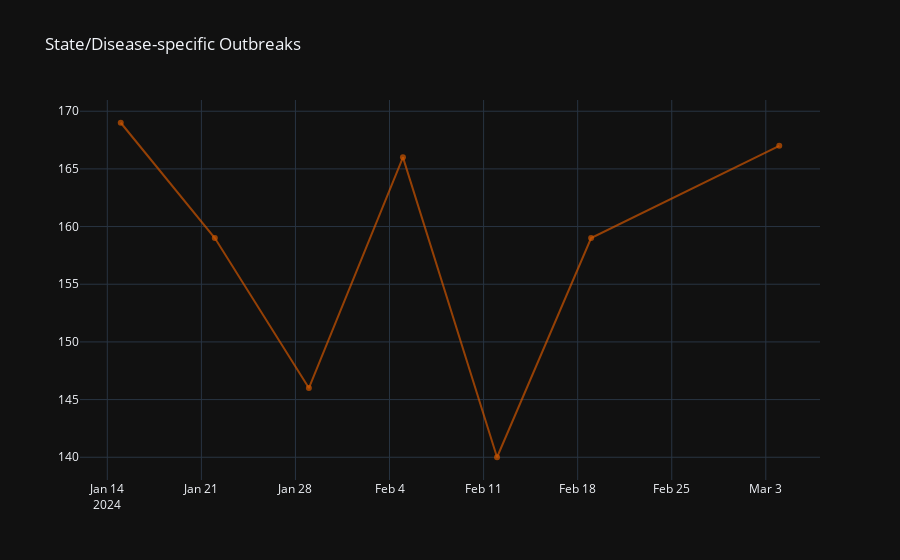

Notebook code for this chart:
### Code cell
outbreak_totals = df_outbreak.groupby('date')['potential_outbreak'].sum()

# Creating the line chart with a dark theme
fig = go.Figure(layout_template="plotly_dark")

# Adding the total potential outbreak line with a specific color
fig.add_trace(go.Scatter(
    x=outbreak_totals.index,
    y=outbreak_totals.values,
    mode='lines+markers',
    name='Total Potential Outbreaks',
    line=dict(color='rgba(204,85,0,0.7)'),  # Burnt orange color for the line
))

# Update layout
fig.update_layout(
    title='State/Disease-specific Outbreaks',
    #xaxis_title='',
    #yaxis_title='Count',
)

fig.show()

### Figure 1 — Plotly figure (JSON) as saved in the notebook; plotly's stock layout.template omitted (floating-point values rounded to 4 significant figures)
{"data": [{"line": {"color": "rgba(204,85,0,0.7)"}, "mode": "lines+markers", "name": "Total Potential Outbreaks", "type": "scatter", "x": ["2024-01-15T00:00:00", "2024-01-22T00:00:00", "2024-01-29T00:00:00", "2024-02-05T00:00:00", "2024-02-12T00:00:00", "2024-02-19T00:00:00", "2024-03-04T00:00:00"], "y": [169, 159, 146, 166, 140, 159, 167]}], "layout": {"title": {"text": "State/Disease-specific Outbreaks"}}}
